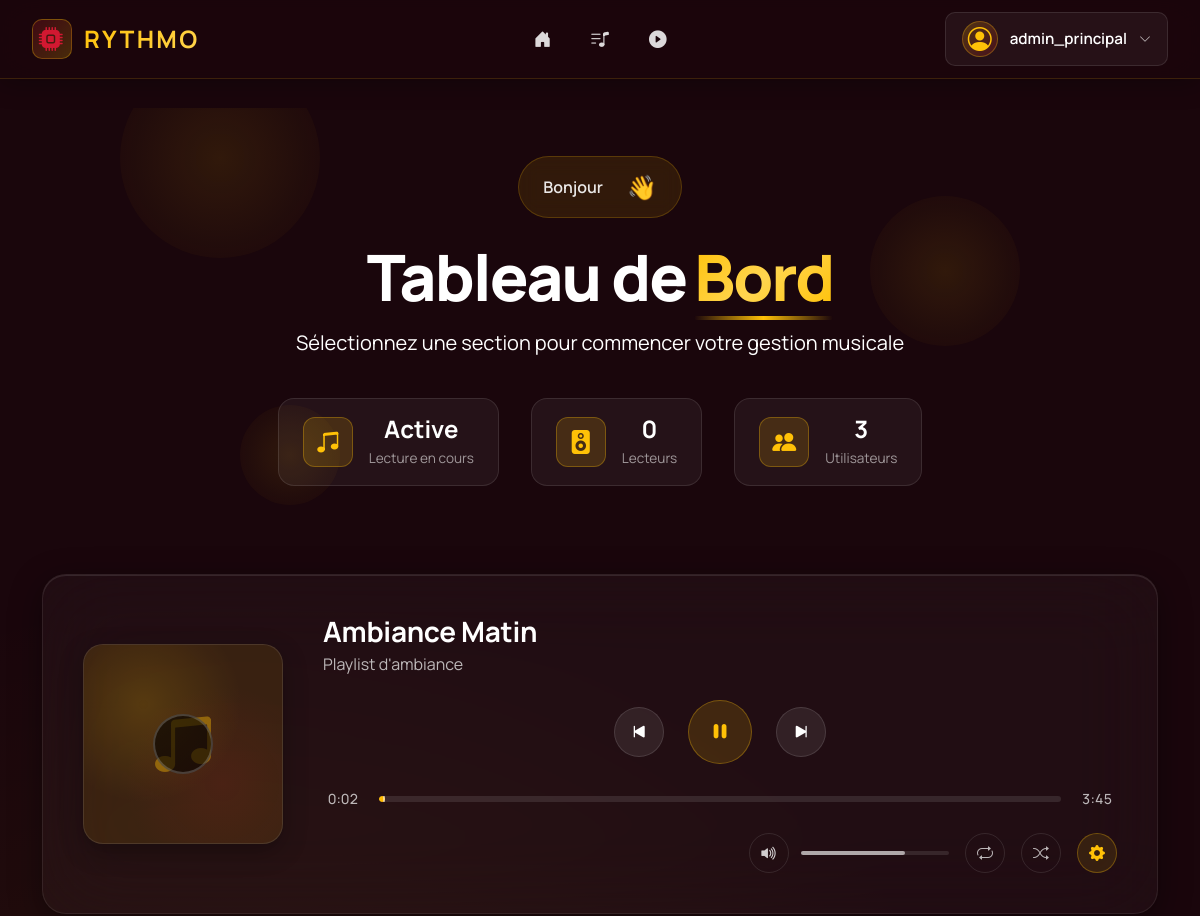
Page / (signed in, upper part) on the earlier database version.
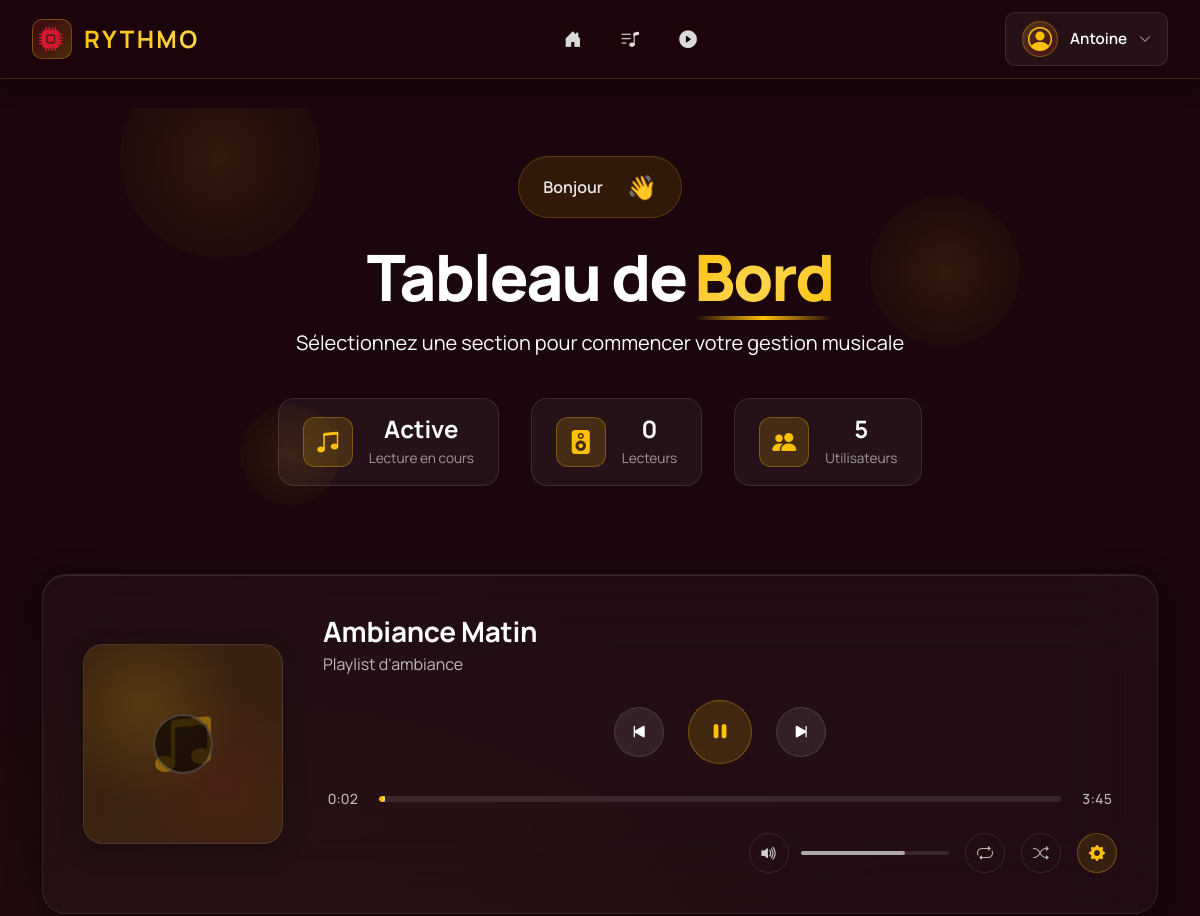
Same page on the later database version.
### tables this page shows
CREATE TABLE Utilisateur(
   id_utilisateur INTEGER PRIMARY KEY AUTOINCREMENT,
   nom_utilisateur VARCHAR(50),
   motdepasse VARCHAR(50),
   role VARCHAR(50),
   UNIQUE(nom_utilisateur)
);

### app/controllers/IndexController.py (the view)
@app.route("/", methods=['GET'])
@reqlogged
def index():
    utilisateurs = us.getUsers()
    db_path = app.root_path + '/database.db'
    stats = {"nb_users": 0, "nb_lecteurs": 0, "nb_logs": 0}
    if utilisateurs:
        stats["nb_users"] = len(utilisateurs)
    try:
        conn = sqlite3.connect(db_path)
        stats["nb_lecteurs"] = conn.execute('SELECT COUNT(*) FROM Lecteur').fetchone()[0]
        try:
            stats["nb_logs"] = conn.execute('SELECT COUNT(*) FROM FichierLog').fetchone()[0]
        except:
            pass
        conn.close()
    except:
        pass
    metadata = {"title": "Accueil Rythmo", "pagename": "index"}
    return render_template('index.html', metadata=metadata, stats=stats)

### app/__init__.py (called while the page is built, shortened)
@app.before_request
def check_session_timeout():
    if 'user_id' in session:
        last_active = session.get('last_active')
        now = datetime.now()
        session['last_active'] = now.isoformat()

@app.before_request
def load_user():
    user_id = session.get("user_id")
    if user_id:
        user = UserSqliteDAO().findById(user_id)
        g.current_user = user
    else:
        g.current_user = None

@app.context_processor
def inject_user():
    return dict(current_user=g.get("current_user", None))

### app/controllers/LoginController.py (called while the page is built)
def reqlogged(f):
    @wraps(f)
    def decorated_function(*args, **kwargs):
        if not session.get("logged"):
            return redirect(url_for("login"))
        return f(*args, **kwargs)
    return decorated_function

### app/models/UserDAO.py (called while the page is built)
    def _getDbConnection(self):
        conn = sqlite3.connect(self.databasename)
        conn.row_factory = sqlite3.Row
        return conn

    def findAll(self):
        conn = self._getDbConnection()
        users = conn.execute("SELECT * FROM Utilisateur").fetchall()
        conn.close()
        return [User(dict(u)) for u in users]

### app/services/user_service.py (called while the page is built)
    def getUsers(self):
        return self.udao.findAll()

### app/templates/index.html (shortened to what this page needs)
{% extends 'layout.html' %}
{% block content %}
<div class="dashboard-hero">
  <div class="hero-content">
    <div class="hero-greeting">
      <span class="greeting-text">Bonjour</span>
      <div class="greeting-emoji">👋</div>
    </div>
    <h1 class="hero-title">
      <span class="title-main">Tableau de</span>
      <span class="title-accent">Bord</span>
    </h1>
    <p class="hero-subtitle">Sélectionnez une section pour commencer votre gestion musicale</p>
    <div class="hero-stats">
      <div class="hero-stat-item">
        <div class="stat-icon">
          <i class="bi bi-music-note-beamed"></i>
        </div>
        <div class="stat-content">
          <div class="stat-value">Active</div>
          <div class="stat-label">Lecture en cours</div>
        </div>
      </div>
      <div class="hero-stat-item">
        <div class="stat-icon">
          <i class="bi bi-speaker-fill"></i>
        </div>
        <div class="stat-content">
          <div class="stat-value">{{ stats.nb_lecteurs if stats else 0 }}</div>
          <div class="stat-label">Lecteurs</div>
        </div>
      </div>
      <div class="hero-stat-item">
        <div class="stat-icon">
          <i class="bi bi-people-fill"></i>
        </div>
        <div class="stat-content">
          <div class="stat-value">{{ stats.nb_users if stats else 0 }}</div>
          <div class="stat-label">Utilisateurs</div>
        </div>
      </div>
    </div>
  </div>
  <div class="hero-decoration">
    <div class="decoration-circle decoration-circle-1"></div>
    <div class="decoration-circle decoration-circle-2"></div>
    <div class="decoration-circle decoration-circle-3"></div>
  </div>
</div>
<div class="container mt-4 pb-5">
  <div class="music-player-wrapper">
    <div class="music-player">
      <div class="player-album-art">
        <div class="album-art-inner">
          <i class="bi bi-music-note-beamed"></i>
          <div class="album-art-overlay"></div>
        </div>
        <div class="vinyl-ring"></div>
      </div>
      <div class="player-info">
        <div class="player-track-info">
          <h3 class="track-title">Ambiance Matin</h3>
          <p class="track-artist">Playlist d'ambiance</p>
        </div>
        <div class="player-controls">
          <button class="control-btn" id="prevBtn" title="Piste précédente">
            <i class="bi bi-skip-start-fill"></i>
          </button>
          <button class="control-btn control-btn-play" id="playPauseBtn" title="Lecture / Pause">
            <i class="bi bi-pause-fill" id="playPauseIcon"></i>
          </button>
          <button class="control-btn" id="nextBtn" title="Piste suivante">
            <i class="bi bi-skip-end-fill"></i>
          </button>
        </div>
        <div class="player-progress-wrapper">
          <span class="time-display time-current">0:00</span>
          <div class="progress-container">
            <div class="progress-bar" id="progressBar">
              <div class="progress-fill" id="progressFill"></div>
            </div>
          </div>
          <span class="time-display time-total">3:45</span>
        </div>
        <div class="player-extra-controls">
          <div class="volume-control">
            <button class="volume-btn" id="volumeBtn" title="Volume">
              <i class="bi bi-volume-up-fill"></i>
            </button>
            <div class="volume-slider-wrapper">
              <div class="volume-slider" id="volumeSlider">
                <div class="volume-fill" id="volumeFill"></div>
              </div>
            </div>
          </div>
          <button class="extra-btn" title="Répéter">
            <i class="bi bi-repeat"></i>
          </button>
          <button class="extra-btn" title="Aléatoire">
            <i class="bi bi-shuffle"></i>
          </button>
          <a href="{{ url_for('musique.musique') }}" class="extra-btn settings-btn" title="Paramètres et contrôle avancé">
            <i class="bi bi-gear-fill"></i>
          </a>
        </div>
      </div>
    </div>
  </div>
        {% set jours = ['Lundi', 'Mardi', 'Mercredi', 'Jeudi', 'Vendredi', 'Samedi', 'Dimanche'] %}
</div>
{% endblock %}

### app/templates/includes/nav.html (shortened to what this page needs)
{% if current_user %}
<nav class="navbar-modern fixed-top navbar-expand-lg">
  <div class="navbar-container">
    <div class="navbar-brand-section">
      <a class="navbar-brand-modern" href="{{ url_for('index') }}">
        <div class="brand-icon-wrapper">
          <i class="bi bi-cpu-fill"></i>
        </div>
        <span class="brand-text">RYTHMO</span>
      </a>
      <div class="music-visualizer" id="music-bar">
      </div>
    </div>
    <div class="navbar-nav-section">
      <div class="collapse navbar-collapse-modern" id="navbarNav">
        <ul class="navbar-nav-modern">
          <li class="nav-item-modern">
            <a class="nav-link-modern nav-link-icon-only" href="{{ url_for('index') }}">
              <i class="bi bi-house-door-fill"></i>
            </a>
          </li>
          <li class="nav-item-modern">
            <a class="nav-link-modern nav-link-icon-only" href="{{ url_for('playlist.playlists') }}">
              <i class="bi bi-music-note-list"></i>
            </a>
          </li>
          <li class="nav-item-modern">
            <a class="nav-link-modern nav-link-icon-only" href="{{ url_for('musique.musique') }}">
              <i class="bi bi-play-circle-fill"></i>
            </a>
          </li>
        </ul>
      </div>
    </div>
    <div class="navbar-user-section">
      <div class="user-dropdown">
        <button class="user-menu-trigger" type="button" data-bs-toggle="dropdown" aria-expanded="false">
          <div class="user-avatar-nav">
            <i class="bi bi-person-circle"></i>
          </div>
          <span class="username-text d-none d-lg-inline">{{ current_user.username }}</span>
          <i class="bi bi-chevron-down dropdown-arrow"></i>
        </button>
      </div>
    </div>
  </div>
</nav>
{% endif %}

Differences in the rows shown:
changed Utilisateur: username "admin_principal" → "Antoine"
Other differences:
{{ stats.nb_users if stats else 0 }}: "3" → "5"
